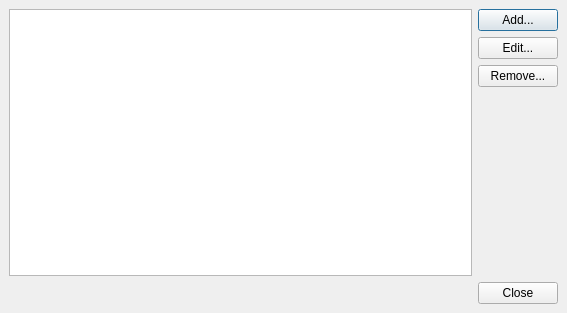
<ui version="4.0" >
 <class>pqLinksManager</class>
 <widget class="QDialog" name="pqLinksManager" >
  <property name="geometry" >
   <rect>
    <x>0</x>
    <y>0</y>
    <width>567</width>
    <height>313</height>
   </rect>
  </property>
  <property name="windowTitle" >
   <string>Dialog</string>
  </property>
  <layout class="QGridLayout" >
   <property name="margin" >
    <number>9</number>
   </property>
   <property name="spacing" >
    <number>6</number>
   </property>
   <item row="0" column="1" >
    <layout class="QVBoxLayout" >
     <property name="margin" >
      <number>0</number>
     </property>
     <property name="spacing" >
      <number>6</number>
     </property>
     <item>
      <widget class="QPushButton" name="addButton" >
       <property name="text" >
        <string>Add...</string>
       </property>
      </widget>
     </item>
     <item>
      <widget class="QPushButton" name="editButton" >
       <property name="text" >
        <string>Edit...</string>
       </property>
      </widget>
     </item>
     <item>
      <widget class="QPushButton" name="removeButton" >
       <property name="text" >
        <string>Remove...</string>
       </property>
      </widget>
     </item>
     <item>
      <spacer>
       <property name="orientation" >
        <enum>Qt::Vertical</enum>
       </property>
       <property name="sizeHint" >
        <size>
         <width>20</width>
         <height>40</height>
        </size>
       </property>
      </spacer>
     </item>
    </layout>
   </item>
   <item row="1" column="0" colspan="2" >
    <widget class="QDialogButtonBox" name="buttonBox" >
     <property name="orientation" >
      <enum>Qt::Horizontal</enum>
     </property>
     <property name="standardButtons" >
      <set>QDialogButtonBox::Close</set>
     </property>
    </widget>
   </item>
   <item row="0" column="0" >
    <widget class="QTreeView" name="treeView" >
     <property name="alternatingRowColors" >
      <bool>true</bool>
     </property>
     <property name="selectionMode" >
      <enum>QAbstractItemView::ExtendedSelection</enum>
     </property>
     <property name="rootIsDecorated" >
      <bool>false</bool>
     </property>
     <property name="itemsExpandable" >
      <bool>false</bool>
     </property>
    </widget>
   </item>
  </layout>
 </widget>
 <tabstops>
  <tabstop>addButton</tabstop>
  <tabstop>editButton</tabstop>
  <tabstop>removeButton</tabstop>
  <tabstop>buttonBox</tabstop>
 </tabstops>
 <resources/>
 <connections>
  <connection>
   <sender>buttonBox</sender>
   <signal>accepted()</signal>
   <receiver>pqLinksManager</receiver>
   <slot>accept()</slot>
   <hints>
    <hint type="sourcelabel" >
     <x>248</x>
     <y>254</y>
    </hint>
    <hint type="destinationlabel" >
     <x>157</x>
     <y>274</y>
    </hint>
   </hints>
  </connection>
  <connection>
   <sender>buttonBox</sender>
   <signal>rejected()</signal>
   <receiver>pqLinksManager</receiver>
   <slot>reject()</slot>
   <hints>
    <hint type="sourcelabel" >
     <x>316</x>
     <y>260</y>
    </hint>
    <hint type="destinationlabel" >
     <x>286</x>
     <y>274</y>
    </hint>
   </hints>
  </connection>
 </connections>
</ui>
